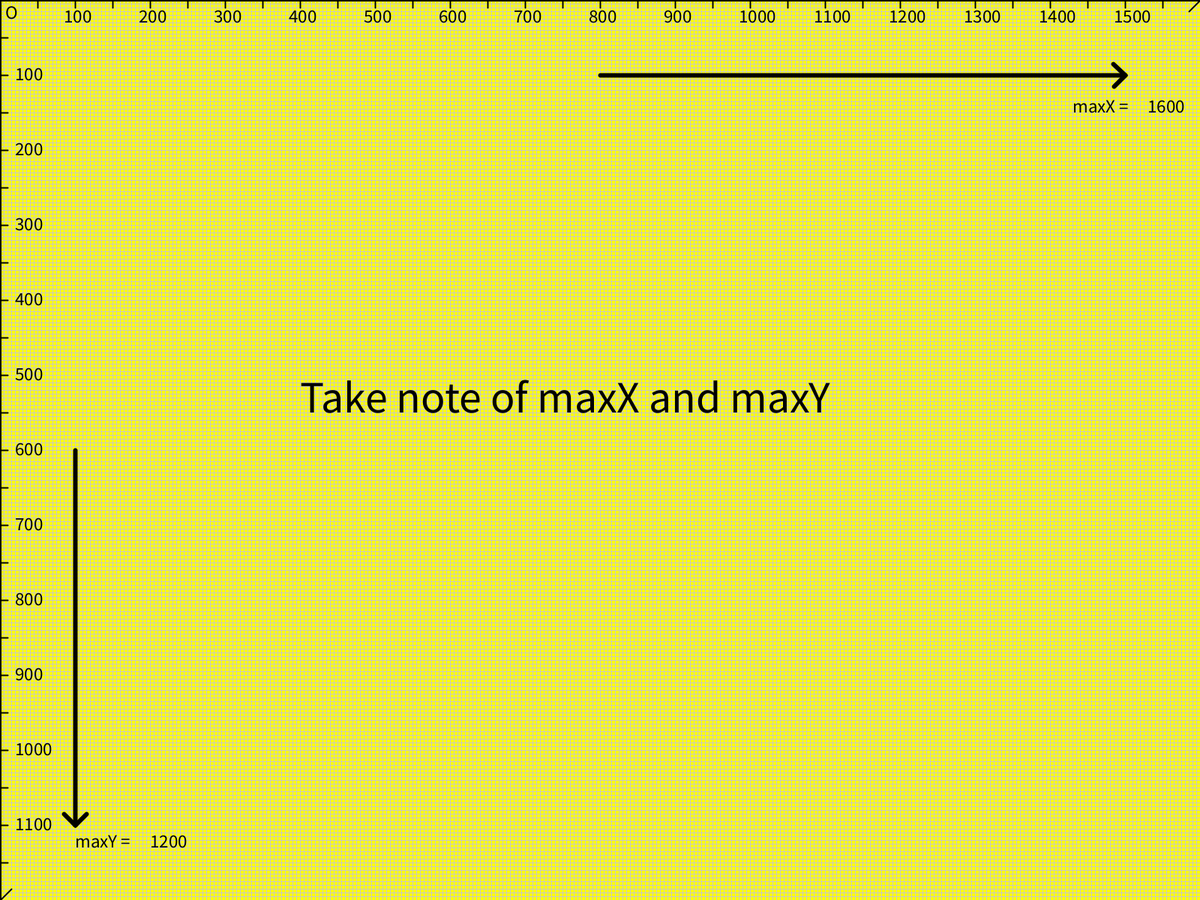
Frame 1 (no input)
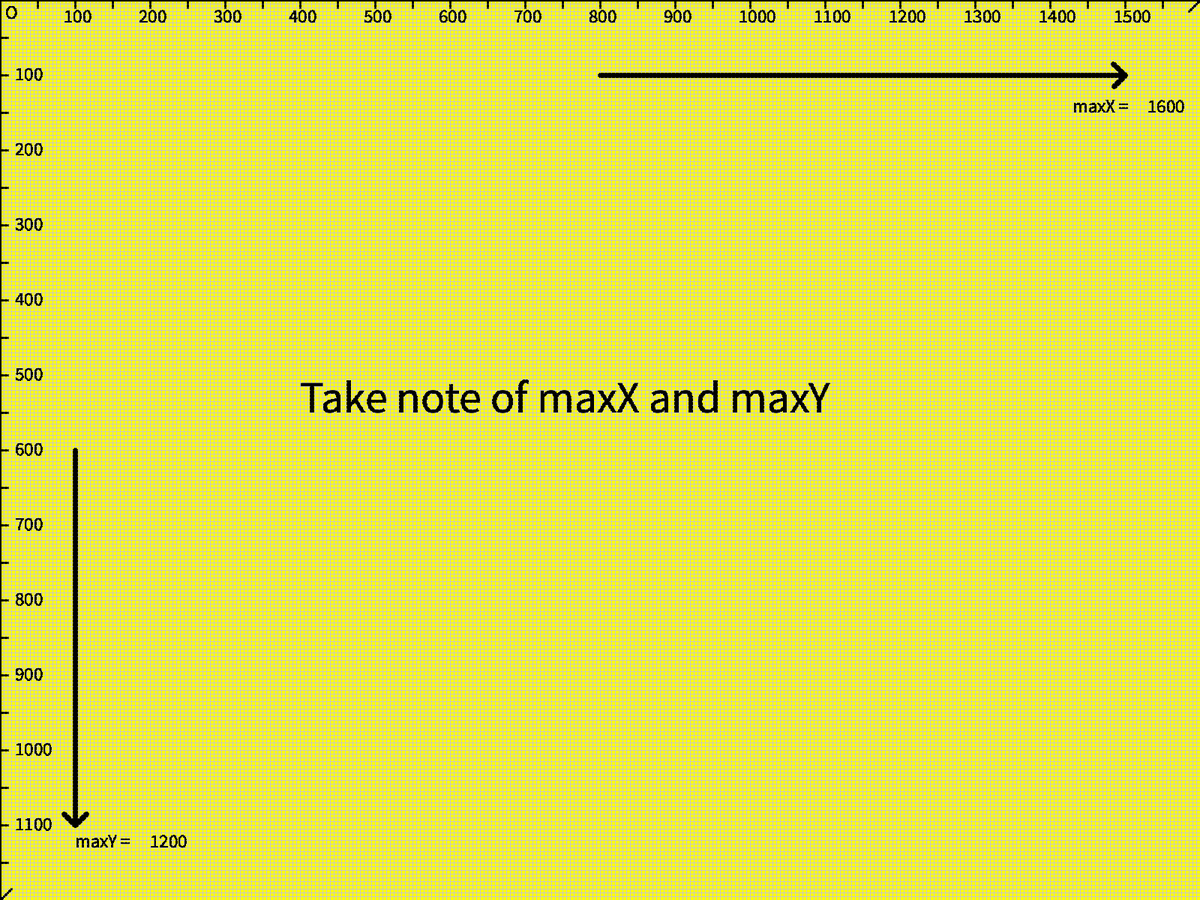
Frame 60 (the mouse pressed at the canvas centre just before this capture)
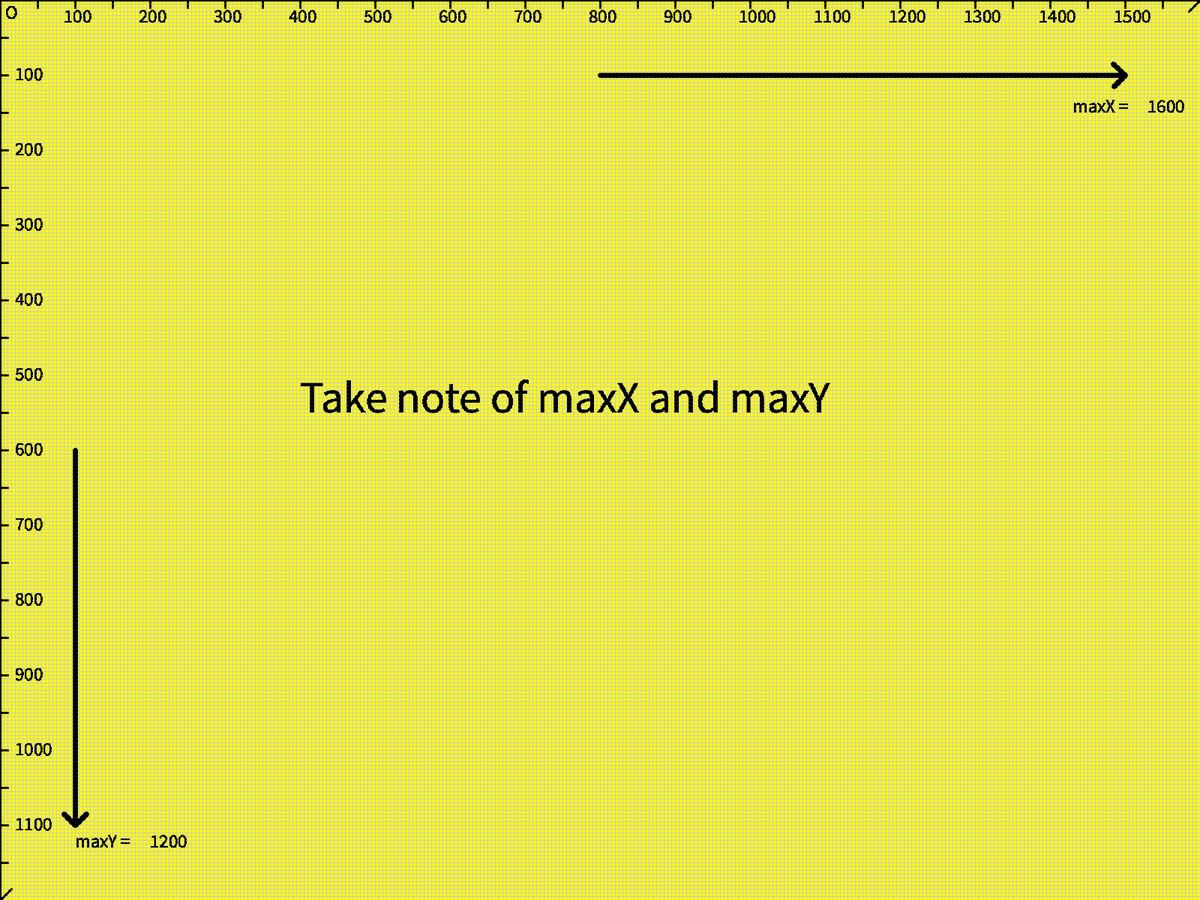
Frame 120 (the mouse held since frame 60 and released just before this capture)

The Processing sketch that drew these frames (run headless with seeded random() and noise(); from frame 60 on, the mouse is pressed at the canvas centre):

// Processing sketch: screen_grapher
// ── screen_grapher.pde
float x,y;

void setup()
{
 fullScreen();
 background(255, 255, 0);
  
}

void draw()
{
  strokeWeight(1);
  stroke(200);
  x = 0;
  while(x < width)
  {
    line(x, 0, x, height);
    x += 5;
  }
  
  y = 0;
  while(y < height)
  {
    line(0, y, width, y);
    y += 5;
  }
  
  stroke(0);
  strokeWeight(2);
  arrow(width-10, 0, width, 0);
  arrow(0, height-10, 0, height);

  fill(0);
  textSize(25);
  text("O", 7, 25); 
  textSize(25);
  for(int i = 50; i < width-10; i+=50)
  {
    line(i, 0, i, 10);
    if(i > width - 50)
      break;
    if(i % 100 == 0)
    {
      text(i, i-15, 30);
    }
  
  }
  
  for(int i = 50; i < height-10; i+=50)
  {
    line(0, i, 10, i);
    if(i > height - 50)
      break;
    if(i % 100 == 0)
    {
      text(i, 20, i+7);
    }
  }
  
  strokeWeight(3);
  line(0, 0, width, 0); 
  line(0, 0, 0, height); 
  
  strokeWeight(6);
  arrow(width/2, 100, width - 100, 100);
  text("maxX = ", width-170, 150);  
  text(width, width-70, 150);
  arrow(100, height/2, 100, height - 100);
  text("maxY = ", 100, height-70);  
  text(height, 200, height-70);

  textSize(60);
  text("Take note of maxX and maxY", width/2-400, height/2-50);

}

void arrow(int x1, int y1, int x2, int y2) {
  line(x1, y1, x2, y2);
  pushMatrix();
  translate(x2, y2);
  float a = atan2(x1-x2, y2-y1);
  rotate(a);
  line(0, 0, -15, -15);
  line(0, 0, 15, -15);
  popMatrix();

} 
